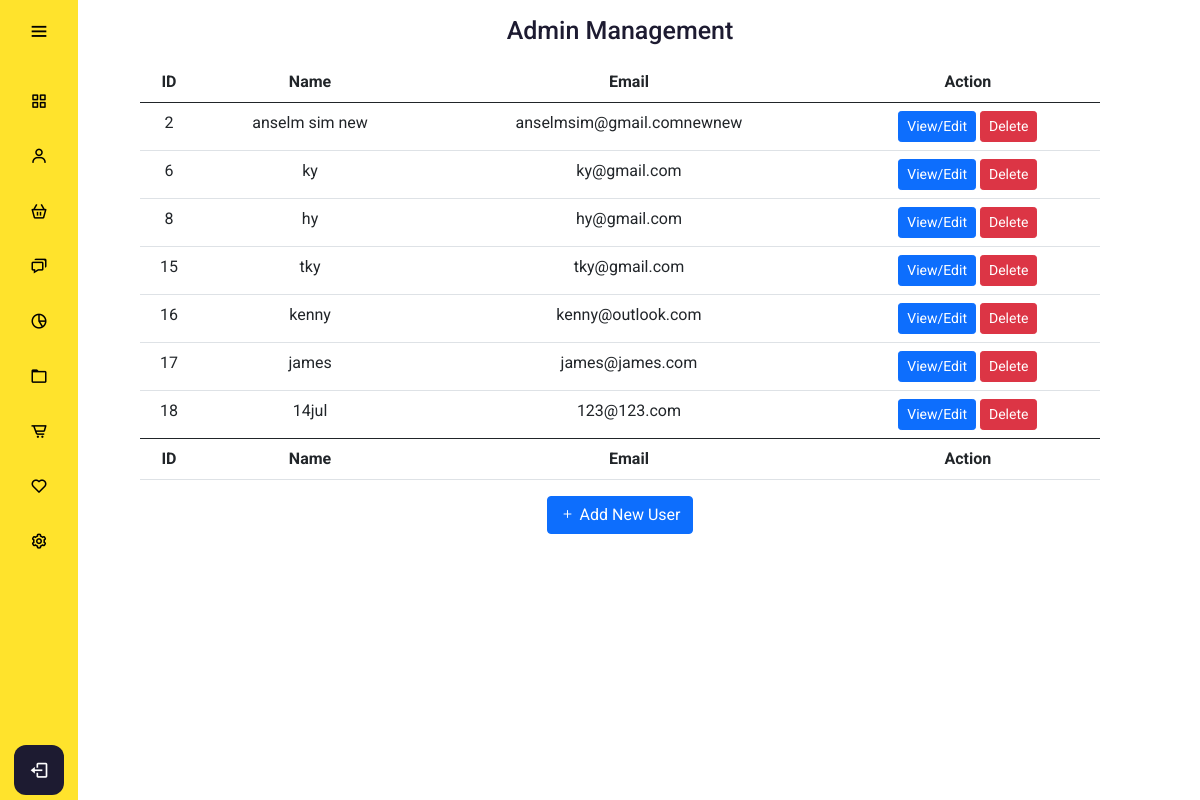
The app's page /admin/usermanagement.php, older data.
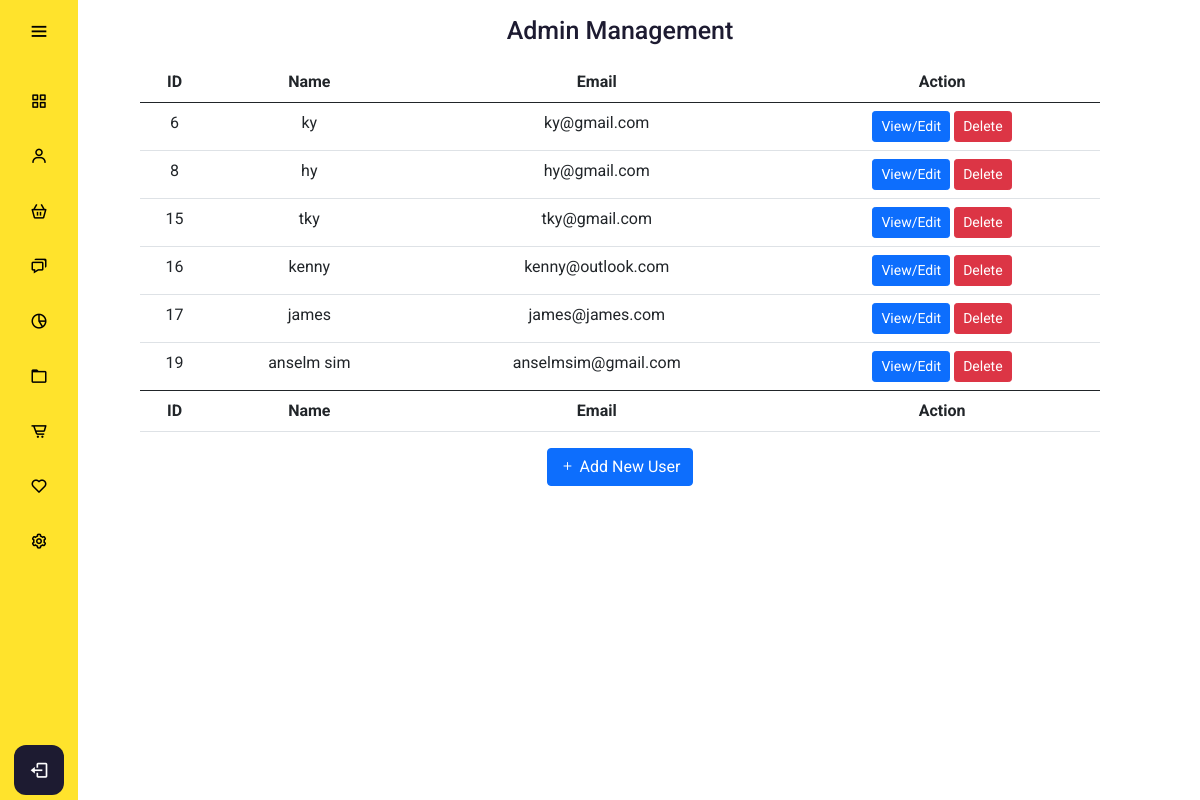
The same page, newer data.
### tables this page shows
CREATE TABLE `users` (
  `users_id` int(11) NOT NULL,
  `users_name` varchar(255) NOT NULL,
  `users_email` varchar(255) NOT NULL,
  `users_password` varchar(128) NOT NULL,
  `users_address` text,
  `users_phone` varchar(11) DEFAULT NULL,
  `users_age` int(3) DEFAULT NULL,
  `users_gender` smallint(6) DEFAULT NULL,
  `users_permission` smallint(6) NOT NULL DEFAULT '0',
  `users_joindate` timestamp NOT NULL DEFAULT CURRENT_TIMESTAMP ON UPDATE CURRENT_TIMESTAMP
);

### config/db.php (called while the page is built, shortened)
<?php
class DB {
  protected static $mdb = null;
  public static function getMDB() {
    $mdb = DB::$mdb;
    if ($mdb === null) {
      $mdb = DB::$mdb = new MeekroDB();
    }
    $mdb->sync_config();
    return $mdb;
  }
  public static function query() { $args = func_get_args(); return call_user_func_array(array(DB::getMDB(), 'query'), $args); }
}
class MeekroDB {
  public $encoding = 'latin1';
  public $connect_options = array(MYSQLI_OPT_CONNECT_TIMEOUT => 30);
  public $internal_mysql = null;
  public function __construct($host=null, $user=null, $password=null, $dbName=null, $port=null, $encoding=null, $socket=null)  {
    if ($encoding === null) $encoding = DB::$encoding;
    $this->encoding = $encoding;
  }
  public function get() {
    $mysql = $this->internal_mysql;
    if (!($mysql instanceof MySQLi)) {
      $mysql = new mysqli();
      foreach ($this->connect_options as $key => $value) {
        $mysql->options($key, $value);
      }
      $mysql->set_charset($this->encoding);
      $this->internal_mysql = $mysql;
    }
    return $mysql;
  }
  protected function preparseQueryParams() {
    $args = func_get_args();
    $sql = trim(strval(array_shift($args)));
    $args_all = $args;
    if (count($args_all) == 0) return array($sql);
    $chunkyQuery = array();
    return $chunkyQuery;
  }
  public function parseQueryParams() {
    $args = func_get_args();
    $chunkyQuery = call_user_func_array(array($this, 'preparseQueryParams'), $args);
    $query = '';
    foreach ($chunkyQuery as $chunk) {
      if (is_string($chunk)) {
        $query .= $chunk;
        continue;
      }
      $result = '';
      $query .= $result;
    }
    return $query;
  }
  protected function prependCall($function, $args, $prepend) { array_unshift($args, $prepend); return call_user_func_array($function, $args); }
  public function query() { $args = func_get_args(); return $this->prependCall(array($this, 'queryHelper'), $args, 'assoc'); }
  protected function queryHelper() {
    $args = func_get_args();
    $type = array_shift($args);
    $db = $this->get();
    $is_buffered = true;
    $row_type = 'assoc';
    $full_names = false;
    $sql = call_user_func_array(array($this, 'parseQueryParams'), $args);
    $result = $db->query($sql, $is_buffered ? MYSQLI_STORE_RESULT : MYSQLI_USE_RESULT);
    $return = array();
    while ($row = ($row_type == 'assoc' ? $result->fetch_assoc() : $result->fetch_row())) {
      $return[] = $row;
    }
    return $return;
  }
}
?>

### admin/usermanagement.php (the view, shortened to what this page needs)
<?php
include "../config/db.php";
?>
<!DOCTYPE html>
<html lang="en" dir="ltr">
  <head>
    <link rel="stylesheet" href="adminstyle.css">
    <link href='https://unpkg.com/boxicons@2.0.7/css/boxicons.min.css' rel='stylesheet'>
    <link href="https://cdn.jsdelivr.net/npm/bootstrap@5.0.0-beta3/dist/css/bootstrap.min.css" rel="stylesheet">
    <link rel="stylesheet" href="https://cdn.jsdelivr.net/npm/bootstrap-icons@1.4.1/font/bootstrap-icons.css">
   </head>
<body>
  <?php
  include "adminheader.php";
  ?>
  <div class="home_content">
    <div class="text">Admin Management </div>
    <table class="table table-hover">
        <thead>
            <tr>
            <th scope="col">ID</th>
            <th scope="col">Name</th>
            <th scope="col">Email</th>
            <th scope="col">Action</th>
            </tr>
        </thead>
        <tbody>
        <?php
        $getUserQuery = DB::query("SELECT * FROM users");
        foreach($getUserQuery as $getUserResult){
        ?>
            <tr class="userdata userdata<?php echo $getUserResult['users_id']; ?>">
              <td class="userid"><?php echo $getUserResult['users_id']; ?></td>
              <td class="username"><?php echo $getUserResult['users_name']; ?></td>
              <td class="useremail"><?php echo $getUserResult['users_email']; ?></td>
              <td><button type="button" class="btn btn-primary btn-sm editUser" id="editUser" value="editUser" data-id="<?php echo $getUserResult['users_id']; ?>" data-bs-toggle="modal" data-bs-target="#userinfo<?php echo $getUserResult['users_id']; ?>" >View/Edit</button>
                  <button type="button" class="btn btn-danger btn-sm deleteUser" data-id="<?php echo $getUserResult['users_id']; ?>" data-name="<?php echo $getUserResult['users_name']; ?>">Delete</button>
              </td>
            </tr>
        <?php
        }
        ?>
        </tbody>
        <tfoot>
          <tr>
            <th scope="col">ID</th>
            <th scope="col">Name</th>
            <th scope="col">Email</th>
            <th scope="col">Action</th>
          </tr>
        </tfoot>
    </table>
    <button type="button" data-bs-toggle="modal" data-bs-target="#addUser" class="btn btn-primary"><i class="bi bi-plus"></i> Add New User</button>
  </div>
</body>
</html>

Row changes from the older to the newer data that the page shows:
removed users: users_id "2", users_name "anselm sim new", users_email "anselmsim@gmail.comnewnew"
removed users: users_id "18", users_name "14jul", users_email "123@123.com"
added users: users_id "19", users_name "anselm sim", users_email "anselmsim@gmail.com"
